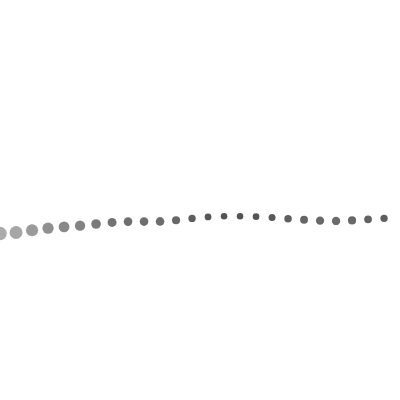
Frame 1 (no input)
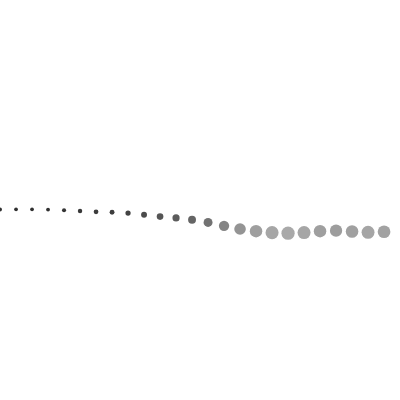
Frame 60 (no input)
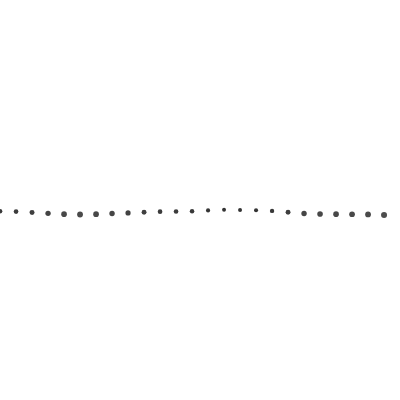
Frame 120 (the mouse pressed at the canvas centre since frame 60)

The p5.js sketch that drew these frames (run headless with seeded random() and noise() and a simulated clock; from frame 60 on, the mouse is pressed at the canvas centre):

// p5.js sketch
// ── sketch.js
//Noise es como random pero con una secuencia más armónica. 
let points = 25;
let xoff;
let noiseY = 0;
//let acolor;
//let bcolor;


function setup() {
  createCanvas(400, 400);
  strokeWeight(20);
  
  //acolor = color(255, 0 , 0);
  //bcolor = color(0 , 255, 0);
  
  xoff = width / points;
  
}

function draw() {
  background(255);
  
  let y = height * 0.5;
  
  
  for(let i = 0; i < points; i++) {
    let x = i * xoff + xoff * 0.003;
    let n = noise(x * 0.003 , noiseY);
    noiseY += 1 * 0.003;
    let s = n * 20;
    let col = n * 255;
    let newy = y + n * 50;
    
    strokeWeight(s);
    stroke(col);
    
    //stroke(lerpColor(acolor, bcolor, n));
    
    point(x, newy);
  }
}
